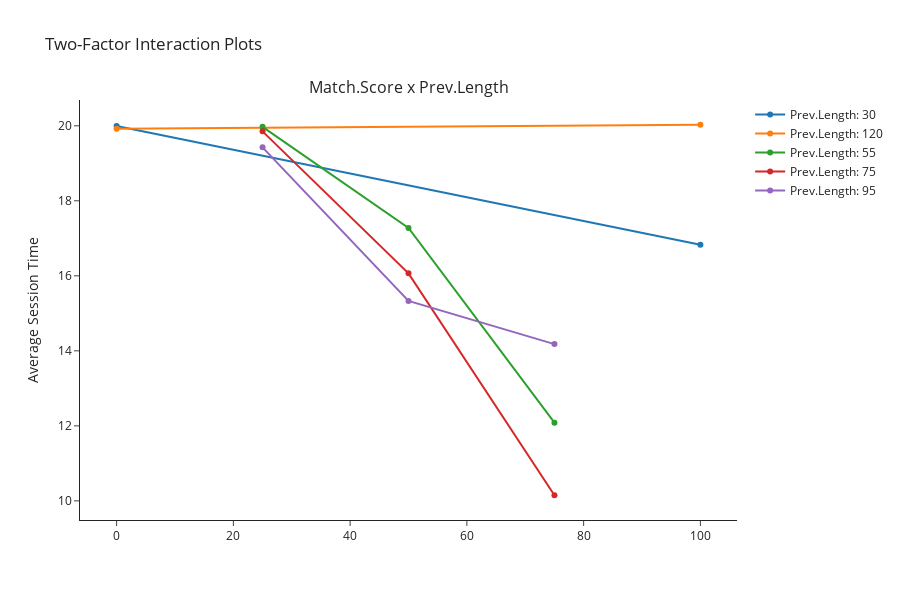

The notebook cell saved with this chart:
### Code cell
factor_pairs = list(combinations(['Match.Score', 'Prev.Length'], 2))

fig = make_subplots(
    rows=len(factor_pairs), cols=1,
    subplot_titles=[f'{factor_x} x {factor_y}' for factor_x, factor_y in factor_pairs],
    shared_yaxes=True
)

for col, (factor_x, factor_y) in enumerate(factor_pairs, start=1):
    grouped_data = (
        agg_df.groupby([factor_x, factor_y])['Browse.Time']
        .mean()
        .reset_index()
        .sort_values(by=factor_x) 
    )
    
    for level in grouped_data[factor_y].unique():
        subset = grouped_data[grouped_data[factor_y] == level]
        fig.add_trace(
            go.Scatter(
                x=subset[factor_x],
                y=subset['Browse.Time'],
                mode='lines+markers',
                name=f"{factor_y}: {level}",
            ),
            row=col, col=1
        )

# Update layout
fig.update_layout(
    height=600, width=900,
    title="Two-Factor Interaction Plots",
    template='simple_white',
    showlegend=True
)

# Fix shared y-axis title
fig.update_yaxes(title_text='Average Session Time')

# Show the plot
fig.show()

### Figure 1 — Plotly figure (JSON) as saved in the notebook; plotly's stock layout.template omitted (floating-point values rounded to 4 significant figures)
{"data": [{"mode": "lines+markers", "name": "Prev.Length: 30", "type": "scatter", "x": [0, 100], "xaxis": "x", "y": [20.0, 16.83], "yaxis": "y"}, {"mode": "lines+markers", "name": "Prev.Length: 120", "type": "scatter", "x": [0, 100], "xaxis": "x", "y": [19.92, 20.03], "yaxis": "y"}, {"mode": "lines+markers", "name": "Prev.Length: 55", "type": "scatter", "x": [25, 50, 75], "xaxis": "x", "y": [19.97, 17.28, 12.09], "yaxis": "y"}, {"mode": "lines+markers", "name": "Prev.Length: 75", "type": "scatter", "x": [25, 50, 75], "xaxis": "x", "y": [19.85, 16.07, 10.15], "yaxis": "y"}, {"mode": "lines+markers", "name": "Prev.Length: 95", "type": "scatter", "x": [25, 50, 75], "xaxis": "x", "y": [19.43, 15.33, 14.18], "yaxis": "y"}], "layout": {"annotations": [{"font": {"size": 16}, "showarrow": false, "text": "Match.Score x Prev.Length", "x": 0.5, "xanchor": "center", "xref": "paper", "y": 1, "yanchor": "bottom", "yref": "paper"}], "height": 600, "showlegend": true, "title": {"text": "Two-Factor Interaction Plots"}, "width": 900, "xaxis": {"anchor": "y", "domain": [0, 1]}, "yaxis": {"anchor": "x", "domain": [0, 1], "title": {"text": "Average Session Time"}}}}
